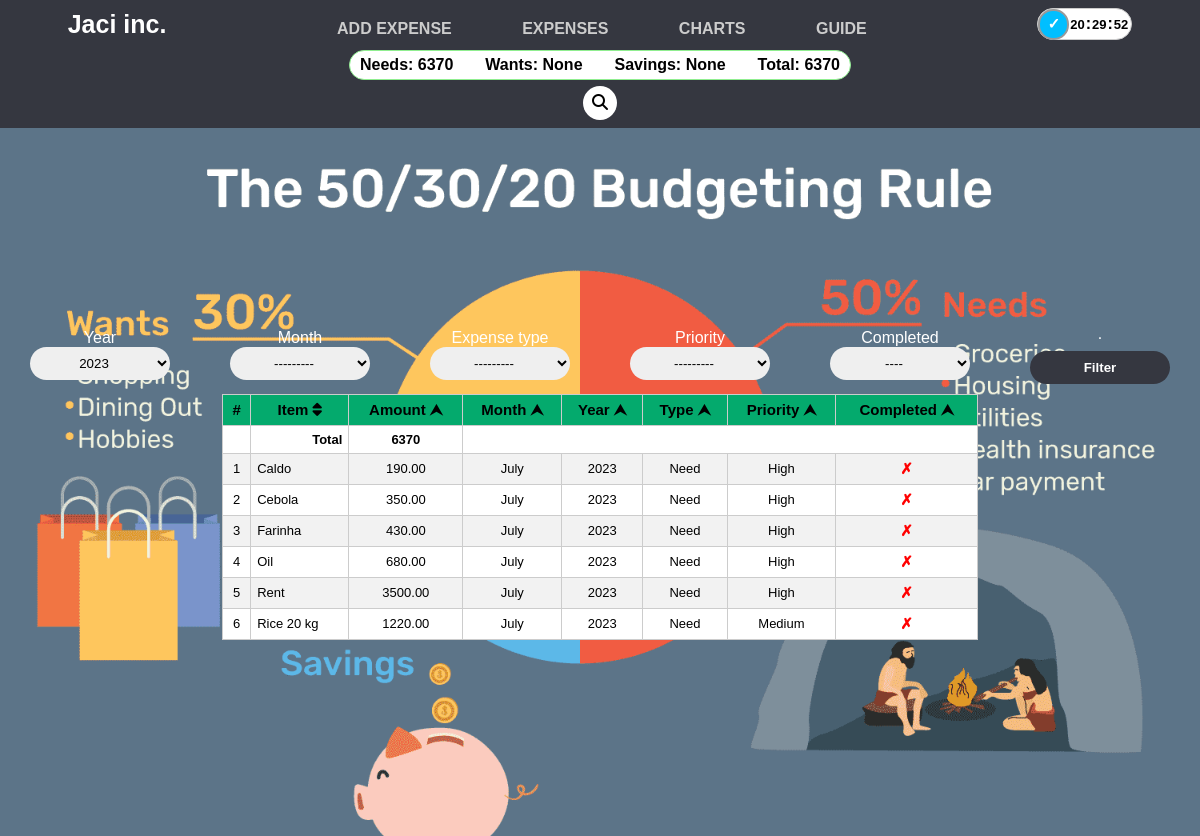
The page / on the database its author committed.
### app/models.py (models this page shows, shortened)
class Expense(models.Model):
    PRIORITY = (
        ('Low', 'Low'),
        ('Medium', 'Medium'),
        ('High', 'High')
    )
    name = models.CharField(max_length=100)
    amount = models.DecimalField(
        max_digits=10,
        decimal_places=2
    )
    expense_type = models.ForeignKey(
        to=Type,
        on_delete=models.CASCADE
    )
    month = models.ForeignKey(
        to=Month,
        on_delete=models.CASCADE,
        default=MONTHS[int(timezone.now().strftime('%m'))-1][0]
    )
    year = models.CharField(
        max_length=4,
        default=timezone.now().strftime('%Y')
    )
    priority = models.CharField(
        max_length=6,
        choices=PRIORITY,
        default='Low'
    )
    transaction_day = models.DateField(blank=True)
    completed = models.BooleanField(default=False)

class Month(models.Model):
    name = models.CharField(
        max_length=9,
        unique=True,
        choices=MONTHS,
        default='need'
    )
    def __str__(self):
        return f'{self.name}'
    class Meta:
        ordering = ('id',)

class Type(models.Model):
    TYPES = (
        ('Need', 'Need'),
        ('Want', 'Want'),
        ('Saving', 'Saving')
    )
    name = models.CharField(
        max_length=6,
        unique=True,
        choices=TYPES,
        default='need'
    )
    def __str__(self):
        return f'{self.name}'
    class Meta:
        ordering = ('id',)

### app/views.py (the view)
# urls.py: path('', display_expenses, name='display_expenses'),
def display_expenses(request):
    expenses = current_month_expenses()
    total_expenses = expenses.aggregate(total=Sum('amount'))
    needs = expenses.filter(
        expense_type=Type.objects.get(name='Need'))
    total_needs = needs.aggregate(total=Sum('amount'))
    wants = expenses.filter(
        expense_type=Type.objects.get(name='Want'))
    total_wants = wants.aggregate(total=Sum('amount'))
    savings = expenses.filter(
        expense_type=Type.objects.get(name='Saving'))
    total_savings = savings.aggregate(total=Sum('amount'))
    total = get_total(expenses)
    if request.method == 'POST':
        form = ExpenseFilter(request.POST)
        if form.is_valid():
            data = form.cleaned_data
            print(data)
            year = data.get('year')
            month = data.get('month')
            expense_type = data.get('expense_type')
            priority = data.get('priority')
            completed = data.get('completed')
            expenses = Expense.objects.filter(
                year=year
            )
            if (month is None and expense_type is None and
                priority == '---------' and completed == '----'):
                pass
            else:
                if expense_type is not None:
                    expenses = expenses.filter(
                        expense_type=expense_type
                    )
                if month is not None:
                    expenses = expenses.filter(
                        month=month
                    )
                if priority != '---------':
                    expenses = expenses.filter(
                        priority=priority
                    )
                if completed == 'Yes':
                    expenses = expenses.filter(
                        completed=True
                    )
                if completed == 'No':
                    expenses = expenses.filter(
                        completed=False
                    )
            total = get_total(expenses)
        else:
            print(form.errors)
    else:
        form = ExpenseFilter()
    print(f'total = {total}')
    return render(request,
                  'app/display_expenses.html',
                  {'expenses': expenses, 'form': form,
                   'total_needs': total_needs, 'total_wants': total_wants,
                   'total_savings': total_savings, 'total_expenses': total_expenses,
                   'total': total})

### app/forms.py
class ExpenseFilter(forms.Form):
    YEARS = (
        ('2023', '2023'),
        ('2024', '2024'),
        ('2025', '2025'),
    )
    PRIORITY = (
        ('---------', '---------'),
        ('Low', 'Low'),
        ('Medium', 'Medium'),
        ('High', 'High')
    )
    COMPLETED = (
        ('----', '----'),
        ('No', 'No'),
        ('Yes', 'Yes')
    )
    year = forms.ChoiceField(
        choices=YEARS,
        required=True)
    month = forms.ModelChoiceField(
        queryset=Month.objects.all(),
        to_field_name='name',
        required=False,
        widget=forms.Select(attrs={'class': 'form-control'})
    )
    expense_type = forms.ModelChoiceField(
        queryset=Type.objects.all(),
        to_field_name='name',
        required=False,
        widget=forms.Select(attrs={'class': 'form-control'})
    )
    priority = forms.ChoiceField(
        choices=PRIORITY,
        required=False,
        widget=forms.Select(attrs={'class': 'form-control'})
    )
    completed = forms.ChoiceField(
        choices=COMPLETED,
        required=False,
        widget=forms.Select(attrs={
        }))

### app/views.py (called while the page is built)
def get_total(expenses):
    value = expenses.aggregate(total=Sum('amount'))
    return value['total']

def current_month_expenses():
    now = datetime.now()
    expenses = Expense.objects.filter(
        month=Month.objects.get(name=MONTHS[now.month-1][0]),
        year='2023').order_by('name')
    return expenses

### app/templates/app/display_expenses.html (shortened to what this page needs)
{% include "base.html" %}
{% load static %}
 {% block content %}
    <div class="main-body">
        <div class="body-div">
            <form method="post" class="expenses-filter-form">
                <div class="form-row">
                    <label for="id_year">Year</label>
                    {{ form.year }}
                </div>
                <div class="form-row">
                    <label for="id_month">Month</label>
                    {{ form.month }}
                </div>
                <div class="form-row">
                    <label for="id_expense_type">Expense type</label>
                    {{ form.expense_type }}
                </div>
                <div class="form-row">
                    <label for="id_priority">Priority</label>
                    {{ form.priority }}
                </div>
                <div class="form-row">
                    <label for="id_completed">Completed</label>
                    {{ form.completed}}
                </div>
                <div class="form-row">
                    <label>.</label>
                    <input type="submit" class="btn-submit" value="Filter">
                </div>
            </form>
            <div class="expenses">
                <table>
                    <thead>
                        <tr>
                            <th class="table-header">
                                #
                            </th>
                            <th class="table-header name" onclick="sortTable('name')">
                                Item
                                <i class="fa-solid fa-sort"></i>
                            </th>
                            <th class="table-header amount" onclick="sortTable('amount')">
                                Amount
                                ⮝
                            </th>
                            <th class="table-header month" onclick="sortTable('month')">
                                Month
                                ⮝
                            </th>
                            <th class="table-header year" onclick="sortTable('year')">
                                Year
                                ⮝
                            </th>
                            <th class="table-header type" onclick="sortTable('expense_type')">
                                Type
                                ⮝
                            </th>
                            <th class="table-header priority" onclick="sortTable('priority')">
                                Priority
                                ⮝
                            </th>
                            <th class="table-header completed" onclick="sortTable('completed')">
                                Completed
                                ⮝
                            </th>
                        </tr>
                    </thead>
                    <tbody>
                        <tr>
                            <td></td>
                            <td style="text-align:right;font-weight:bold;">Total</td>
                            <td style="text-align:center;font-weight:bold;">{{ total }}</td>
                            <td colspan="5"></td>
                        </tr>
                        {% if expenses %}
                            {% for expense in expenses %}
                                <tr>
                                    <td style="text-align:center;">{{ forloop.counter }}</td>
                                    <td>{{ expense.name }}</td>
                                    <td class="center-td">{{ expense.amount }}</td>
                                    <td class="center-td">{{ expense.month }}</td>
                                    <td class="center-td">{{ expense.year }}</td>
                                    <td class="center-td">{{ expense.expense_type }}</td>
                                    <td class="center-td">{{ expense.priority }}</td>
                                    {% if expense.completed %}
                                        <td class="center-td" style="color:#46ACC2;font-size:15px;font-weight:bold;">✓</td>
                                    {% else %}
                                        <td class="center-td" style="color:red;font-size:15px;font-weight:bold;">✗</td>
                                    {% endif %}
                                </tr>
                            {% endfor %}
                        {% else %}
                                <tr>
                                    <td colspan="8" style="text-align:center;">No result for your filter.</td>
                                </tr>
                        {% endif %}
                    </tbody>
                </table>
            </div>
        </div>
    </div>
{% endblock %}

### app/templates/base.html (shortened to what this page needs)
{% load static %}
<!DOCTYPE html>
<html>
    <head>
        <link rel="stylesheet" href="https://cdnjs.cloudflare.com/ajax/libs/font-awesome/6.4.0/css/all.min.css" />
        <link rel="stylesheet" href="{% static 'roboto.css' %}">
    </head>
    <body>
        <div class="container">
            <div class="header">
                <div class="top-header">
                    <a class="logo" href="{% url 'app:display_expenses' %}">Jaci inc.</a>
                    <div class="bottom-header">
                        <a href="{% url 'app:add_expense' %}">ADD EXPENSE</a>
                        <a href="{% url 'app:display_expenses' %}">EXPENSES</a>
                        <a href="{% url 'app:charts' %}">CHARTS</a>
                        <a href="{% url 'app:guide_view' %}">GUIDE</a>
                    </div>
                    <div class="div-clock">
                        <button class="clock-start">✓</button>
                        <span class="hour time"></span>
                        <span class="separator-1">:</span>
                        <span class="minute time"></span>
                        <span class="separator-2">:</span>
                        <span class="second time"></span>
                    </div>
                </div>
                <div class="summary">
                    <span>Needs: {{ total_needs.total }}</span>
                    <span>Wants: {{ total_wants.total }}</span>
                    <span>Savings: {{ total_savings.total }}</span>
                    <span>Total: {{ total_expenses.total }}</span>
                </div>
                <div class="search-div">
                    <span class="search-btn">
                        <i class="fa fa-search" aria-hidden="true"></i>
                    </span>
                </div>
            </div>
        </div>
    </body>
</html>

### app/templates/base.html (style rules this page uses)
body { font-family: 'Roboto', sans-serif; margin: 0; padding: 0; }
.container { margin: 0; display: flex; flex-direction: column; justify-content: flex-start; align-items: flex-start; padding: 0; }
.header { padding: 8px 0px; margin: 0; width: 100%; display: flex; flex-direction: column; justify-content: space-around; align-items: center; background-color: #353740; font-weight: bold; }
.top-header { width: 100%; display: flex; justify-content: space-around; align-items: center; }
.logo { color: white; font-size: 25px; text-decoration: none; }
.search-div { display: flex; justify-content: center; align-items: center; background-color: white; padding: 2px; width: 30px; height: 30px; border-radius: 50%; margin: 6px 0px 0px 0px; cursor: pointer; }
.search-btn { cursor: pointer; }
.bottom-header { width: 50%; display: flex; justify-content: space-around; align-items: center; margin-top: 10px; }
.bottom-header a { color: #ccc; text-decoration: none; transition: all 0.3s ease-in-out; }
.div-clock { width: 90px; height: 26px; display: flex; flex-direction: row; justify-content: space-between; align-items: center; padding-top: 2px; padding-right: 3px; padding-bottom: 2px; padding-left: 0px; margin-left: 0px; border: 1px solid #ccc; border-radius: 30px; background-color: white; }
.time { font-size: 13px; font-weight: bold; }
.clock-start { display: flex; align-items: center; justify-content: center; text-align: left; border: 2px solid #999; background-color: deepskyblue; height: 31px; width: 31px; color: white; font-size: 15px; font-weight: bold; border-radius: 50%; }
.div-clock button { cursor: pointer; border-radius: 15px; }
.summary { width: 40%; display: flex; justify-content: space-between; align-items: center; background-color: white; padding: 5px 10px; margin-top: 10px; border-radius: 30px; border: 1px solid lightgreen; }

### rows shown on the page
Expense: name "Caldo", amount "190.00", month "July", year "2023", expense_type "Need", priority "High"
Expense: name "Cebola", amount "350.00", month "July", year "2023", expense_type "Need", priority "High"
Expense: name "Farinha", amount "430.00", month "July", year "2023", expense_type "Need", priority "High"
Expense: name "Oil", amount "680.00", month "July", year "2023", expense_type "Need", priority "High"
Expense: name "Rent", amount "3500.00", month "July", year "2023", expense_type "Need", priority "High"
Expense: name "Rice 20 kg", amount "1220.00", month "July", year "2023", expense_type "Need", priority "Medium"

### other values the page prints
{{ total_needs.total }} "6370"
{{ total_wants.total }} "None"
{{ total_savings.total }} "None"
{{ total_expenses.total }} "6370"
{{ total }} "6370"
